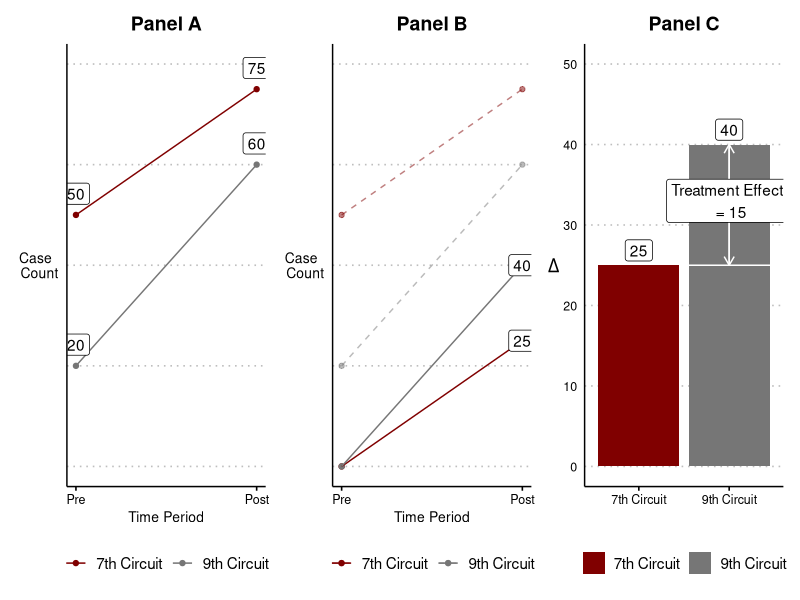

Recreate this plot in R.
library(tidyverse)
library(kableExtra)
library(ggsci)
library(ggthemes)
library(patchwork)

# set ggplot theme
theme_set(
  theme_clean() + 
    theme(plot.background = element_blank(),
          legend.background = element_rect(color = "white"))
)
# save output folder
dropbox <- ""

# Make the main dataset
data <- tribble(
  ~Circuit, ~Time, ~Cases,
  "7th Circuit", 0, 50,
  "9th Circuit", 0, 20,
  "7th Circuit", 1, 75,
  "9th Circuit", 1, 60)

# Make plot 1 - change in trends over time
plot1 <- data %>% 
  ggplot(aes(x = Time, y = Cases, group = Circuit, color = Circuit)) + 
  geom_point() + 
  geom_line() + 
  geom_label(aes(label = Cases), hjust = 0.5, vjust = -0.5, color = "black") + 
  labs(x = "Time Period", y = "Case \n Count") + 
  scale_color_uchicago(palette = 'dark') +
  ylim(c(0, 80)) + 
  scale_x_continuous(breaks = c(0, 1), 
                     labels = c("Pre", "Post")) + 
  ggtitle('Panel A') + 
  theme(legend.position = "bottom",
        axis.title.y = element_text(hjust = 0.5, vjust = 0.5, angle = 360),
        legend.title = element_blank(),
        axis.text.y = element_blank(),
        axis.ticks.y = element_blank(),
        plot.title = element_text(hjust = 0.5)) 

# Make plot 2 - remove baseline differences
# second dataset which removes baseline differences
data_fd <- data %>% 
  group_by(Circuit) %>% 
  mutate(Cases = Cases - Cases[which(Time == 0)])

# make plot
plot2 <- data %>% 
  ggplot(aes(x = Time, y = Cases, group = Circuit, color = Circuit)) + 
  geom_point(alpha = 1/2) + 
  geom_line(alpha = 1/2, linetype = "dashed") + 
  geom_point(data = data_fd, aes(x = Time, y = Cases, group = Circuit, color = Circuit)) +
  geom_line(data = data_fd, aes(x = Time, y = Cases, group = Circuit, color = Circuit)) +
  annotate("label", x = 1, y = 40, label = "40") + 
  annotate("label", x = 1, y = 25, label = "25") + 
  labs(x = "Time Period", y = "Case \n Count") + 
  scale_color_uchicago(palette = 'dark') +
  ylim(c(0, 80)) + 
  scale_x_continuous(breaks = c(0, 1), 
                     labels = c("Pre", "Post")) + 
  ggtitle('Panel B') + 
  theme(legend.position = "bottom",
        axis.title.y = element_text(hjust = 0.5, vjust = 0.5, angle = 360),
        legend.title = element_blank(),
        axis.text.y = element_blank(),
        axis.ticks.y = element_blank(),
        plot.title = element_text(hjust = 0.5)) 

# Make plot 3 - difference in differences
# dataset with the first differences
data_dd <- tribble(
  ~Circuit, ~Diff,
  "7th Circuit", 25, 
  "9th Circuit", 40
)

# plot
plot3 <- data_dd %>% 
  ggplot(aes(x = Circuit, y = Diff, group = Circuit, fill = Circuit)) + 
  geom_col() + 
  scale_fill_uchicago(palette = 'dark') +
  ylim(0, 50) + 
  geom_label(aes(label = Diff), fill = "white", vjust = -0.2) + 
  annotate("segment", x = 2, xend = 2, y = 25, yend = 40, color = "white", 
           arrow = arrow(length = unit(0.1, "inches"))) +
  annotate("segment", x = 2, xend = 2, y = 40, yend = 25, color = "white", 
           arrow = arrow(length = unit(0.1, "inches"))) +
  annotate("segment", x = 1.5, xend = 2.5, y = 25, yend = 25, color = "white") +
  annotate("label", x = 2, y = 33, label = "Treatment Effect \n = 15") + 
  ggtitle('Panel C') + 
  labs(y = expression(Delta), x = "") + 
  theme(legend.position = "bottom",
        axis.title.y = element_text(hjust = 0.5, vjust = 0.5, angle = 360, size = 14),
        legend.title = element_blank(),
        axis.ticks.y = element_blank(),
        plot.title = element_text(hjust = 0.5))
  
  
# combine plots and save figure
fig1 <- plot1 + plot2 + plot3

ggsave(fig1, filename = paste(dropbox, "fig1.png", sep = ""), dpi = 500,
       width = 12, height = 5)
